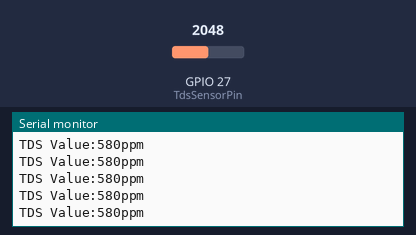
Bench run of a sketch on a simulated ESP32. Shown: the last lines printed to the serial monitor. Inputs (shaded band) come from the test bench; at power-on: GPIO 27 (TdsSensorPin) = 2048.

Above: at 1.2 s.
1.3 s: GPIO 27 (TdsSensorPin) set to 2866
At 2.7 s:
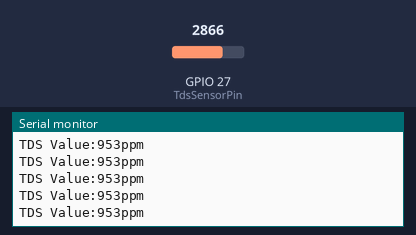
2.8 s: GPIO 27 (TdsSensorPin) set to 3603
At 4.7 s:
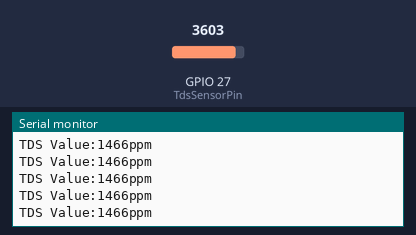
Timing chart, 0 to 6.2 s (numbered marks = the images above; inputs shaded):
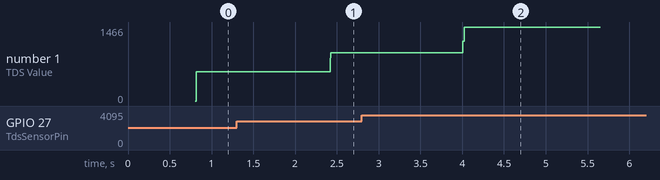

Measured:
- after the input at 1.3 s, the serial monitor: prints a new line after 1.1 s (image 1)
- after the input at 2.8 s, the serial monitor: prints a new line after 1.2 s (image 2)
- plotted number 1: 580 → 953 after the input at 1.3 s, 953 → 1466 after the input at 2.8 s

The sketch:

TDS_with_ESP32.ino
```cpp
#define TdsSensorPin 27       // Define GPIO27 for reading data
#define VREF 3.3              // Analog reference voltage(Volt) of the ADC
#define SCOUNT  30            // Sum of sample point

int analogBuffer[SCOUNT];     // Store the analog value in the array, read from ADC
int analogBufferTemp[SCOUNT];
int analogBufferIndex = 0;
int copyIndex = 0;

float averageVoltage = 0;
float tdsValue = 0;
float temperature = 30;       // Current temperature for compensation, change accordingly

void setup(){
  Serial.begin(115200); // Baud rate 115200
  pinMode(TdsSensorPin,INPUT);
}

void loop(){
  static unsigned long analogSampleTimepoint = millis();
  if(millis()-analogSampleTimepoint > 40U){     // Reads analog value from the ADC at 40 ms interval
    analogSampleTimepoint = millis();
    analogBuffer[analogBufferIndex] = analogRead(TdsSensorPin);    // Reads the analog value and stores into the buffer
    analogBufferIndex++;
    if(analogBufferIndex == SCOUNT){
      analogBufferIndex = 0;
    }
  }

  static unsigned long printTimepoint = millis();
  if(millis()-printTimepoint > 800U){
    printTimepoint = millis();
    for(copyIndex=0; copyIndex<SCOUNT; copyIndex++){
      analogBufferTemp[copyIndex] = analogBuffer[copyIndex];

      // Read the analog value more stable by the median filtering algorithm, and convert to voltage value
      averageVoltage = getMedianNum(analogBufferTemp,SCOUNT) * (float)VREF / 4096.0;

      // Temperature compensation formula: fFinalResult(25^C) = fFinalResult(current)/(1.0+0.02*(fTP-25.0));
      float compensationCoefficient = 1.0+0.02*(temperature - 25.0);
      // Temperature compensation
      float compensationVoltage=averageVoltage/compensationCoefficient;

      // Convert voltage value to tds value
      tdsValue=(133.42*compensationVoltage*compensationVoltage*compensationVoltage - 255.86*compensationVoltage*compensationVoltage + 857.39*compensationVoltage)*0.5;

      Serial.print("TDS Value:");
      Serial.print(tdsValue, 0);
      Serial.println("ppm");
    }
  }
}

// median filtering algorithm
int getMedianNum(int bArray[], int iFilterLen){
  int bTab[iFilterLen];
  for (byte i = 0; i<iFilterLen; i++)
  bTab[i] = bArray[i];
  int i, j, bTemp;
  for (j = 0; j < iFilterLen - 1; j++) {
    for (i = 0; i < iFilterLen - j - 1; i++) {
      if (bTab[i] > bTab[i + 1]) {
        bTemp = bTab[i];
        bTab[i] = bTab[i + 1];
        bTab[i + 1] = bTemp;
      }
    }
  }
  if ((iFilterLen & 1) > 0){
    bTemp = bTab[(iFilterLen - 1) / 2];
  }
  else {
    bTemp = (bTab[iFilterLen / 2] + bTab[iFilterLen / 2 - 1]) / 2;
  }
  return bTemp;
}
```
